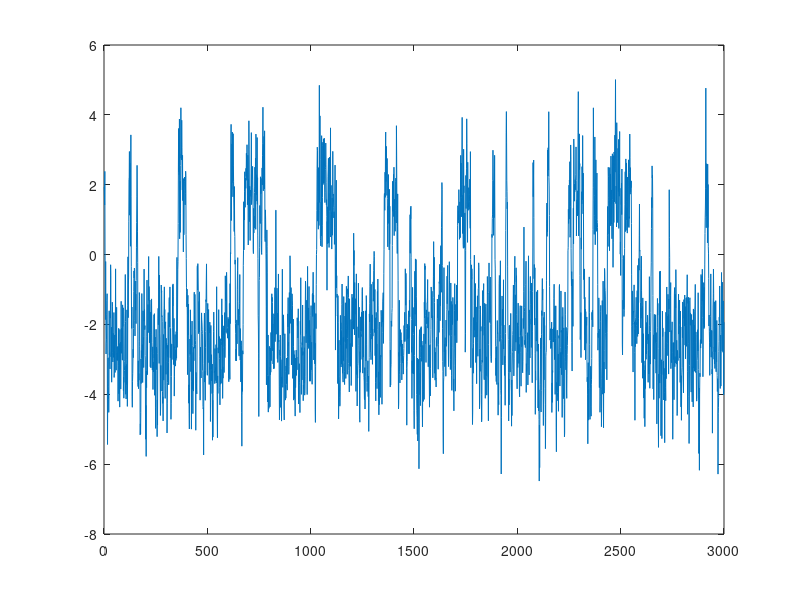

Source code (MATLAB): (Note: this script raises an error after producing the figure.)
%% SETAR(2;1;1)
N = 3000;
e = randn(N,1);
x = zeros(N,1);

% Parameters 
r1 = 0; % threshold
a0 = [-1.0, 1.0]; % coefficients a_0^J
a1 = [0.6, 0.4]; % coefficients a_1^J

% Initialize the process depending on the regime
if 0 <= r1
    x(1) = sqrt(1 / (1 - a1(1)^2)) * e(1);
else
    x(1) = sqrt(1 / (1 - a1(2)^2)) * e(1);
end

% Simulate the process
for n=2:N
    if x(n-1) <= r1
        x(n) = a0(1) + a1(1)*x(n-1) + e(n);
    else
        x(n) = a0(2) + a1(2)*x(n-1) + e(n);
    end
end

% Plot
figure;
plot(x)
yline(r1, 'k--')
xlabel("Time")
ylabel("x_t")
title("Simulation of SETAR(2;1;1)")

%%
r = 0;
d = 1;

Q = @(p, obs_low, obs_high) sum((x(d+1+obs_low-1:obs_high) ...
        - (p(1) + 0.6.*x(d+obs_low-1:obs_high-1)).*(x(1+obs_low-1:obs_high-d)<=r) ...
        - (p(2) + 0.4.*x(d+obs_low-1:obs_high-1)).*(x(1+obs_low-1:obs_high-d)>r)).^2);

t = linspace(-2, 2, 100);
s = linspace(-2, 2, 100);
[T, S] = meshgrid(t, s);

obs_lows = [1, 1, 1, 1001, 1001];
obs_highs = [3000, 300, 30, 1300, 1030];

figure;
tiled = tiledlayout(3, 2);
for i=1:length(obs_highs)
    Z = arrayfun(@(p1, p2) Q([p1, p2], obs_lows(i), obs_highs(i)), T, S);
    nexttile;
    imagesc(t, s, Z);
    axis xy;
    colorbar;
    hold on
    contour(T, S, Z, 40, 'k')  % 20 contour levels
    hold off
    xlabel('p1')
    ylabel('p2')
    title("Observations: " + obs_lows(i) + ":" + obs_highs(i));
end
tiled.TileSpacing = 'compact';
tiled.Padding = 'compact';